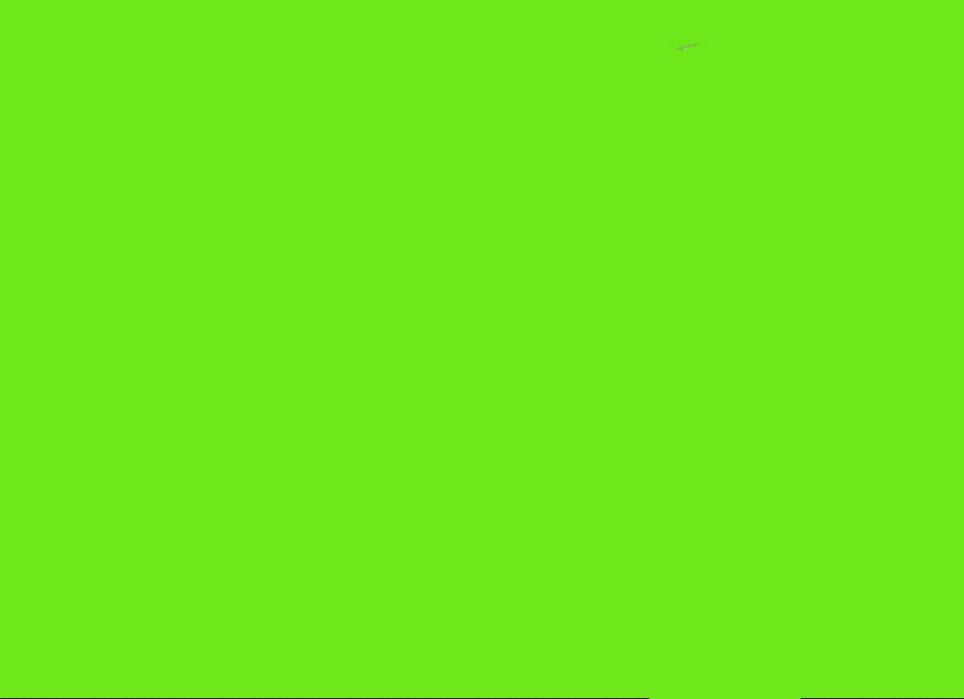
#> input picture day-3/images/bg_image1.png, 964 x 699 px
$ jupyter execute exercise2.ipynb
#> lines starting #> are read from the running program, lines starting #| are printed output that depends on the picture; after the words box and inside, x2 and y2 are one past the last pixel; in counts of white or black regions, pixels touching at a corner belong together
[cell 1]
import numpy as np
import cv2
import matplotlib.pyplot as plt

[cell 2]
bg_image1 = cv2.imread('images/bg_image1.png')
#> bg_image1 is the input picture: shape (699, 964, 3); mean B, G, R 27, 231.8, 109.9

plt.imshow(cv2.cvtColor(bg_image1, cv2.COLOR_BGR2RGB))
plt.show()

[cell 3]
bg_image2 = cv2.imread('images/bg_image2.png')
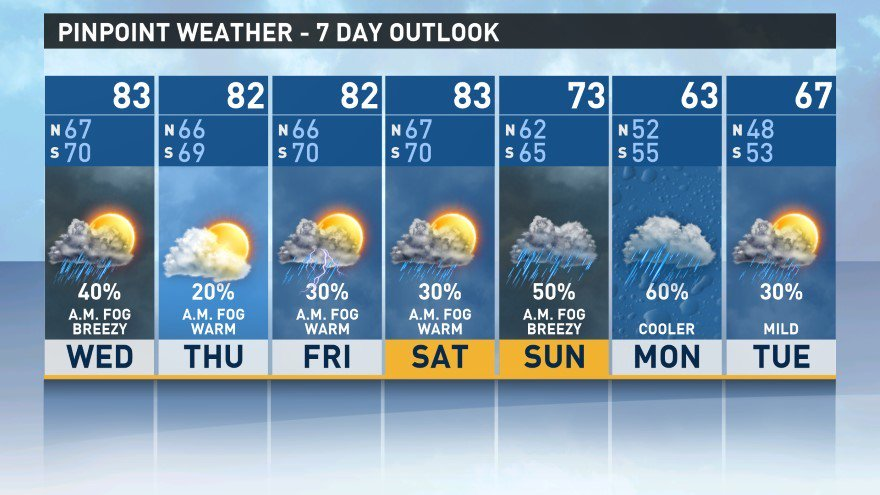
#> input picture day-3/images/bg_image2.png, 880 x 495 px
#> bg_image2 is the input picture: shape (495, 880, 3); mean B, G, R 171, 148.5, 121.3

plt.imshow(cv2.cvtColor(bg_image2, cv2.COLOR_BGR2RGB))
plt.show()

[cell 4]
ob_image = cv2.imread('images/ob_image.png')
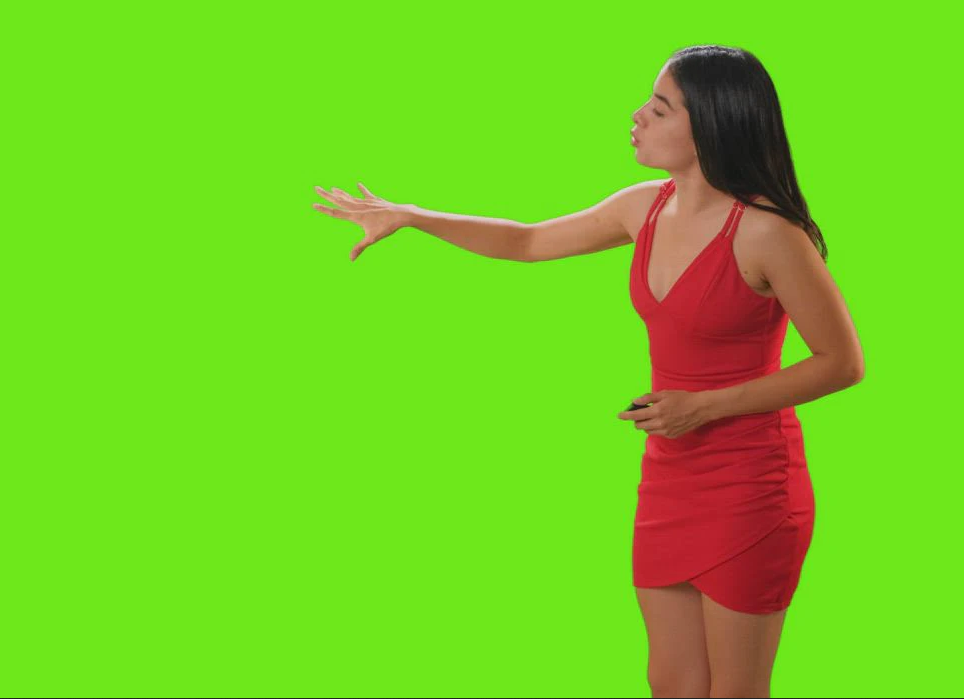
#> input picture day-3/images/ob_image.png, 964 x 699 px
#> ob_image is the input picture: shape (699, 964, 3); mean B, G, R 32.7, 203.1, 116.8

plt.imshow(cv2.cvtColor(ob_image, cv2.COLOR_BGR2RGB))
plt.show()

[cell 5]
# check if the shape of 2 images are the same
print(bg_image1.shape)
#| (699, 964, 3)
print(bg_image2.shape)
#| (495, 880, 3)
print(ob_image.shape)
#| (699, 964, 3)

[cell 6]
# create mask for person in ob_image by comparing with bg_image1
person_mask = np.zeros_like(ob_image)
alpha = 20

diff = np.abs(ob_image.astype(np.float32) - bg_image1.astype(np.float32))
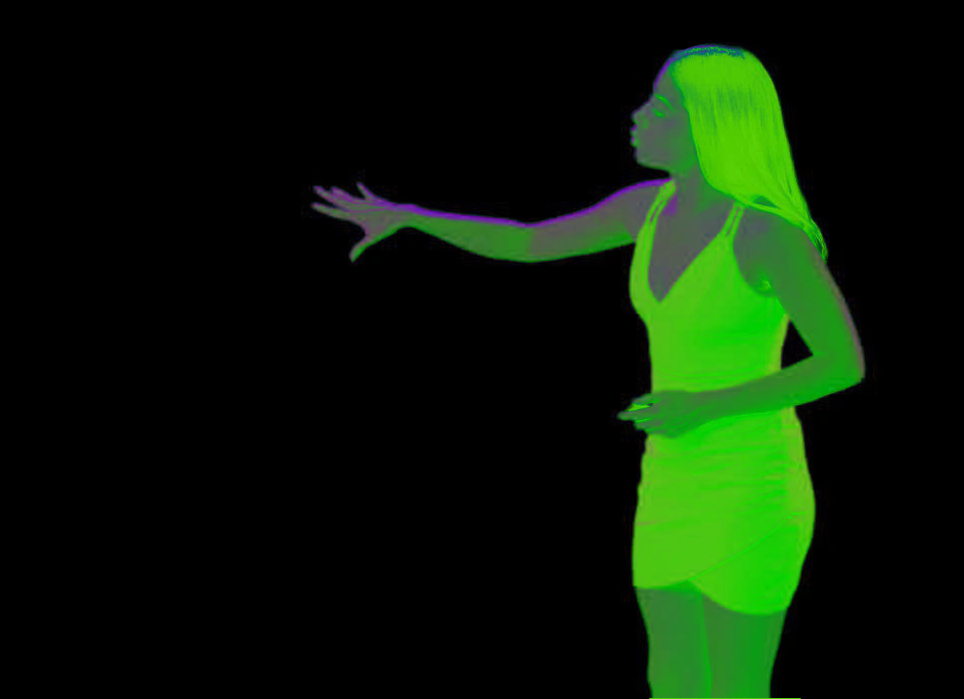
#> diff: shape (699, 964, 3) float32; mean B, G, R 5.9, 28.7, 10.1
background_pixels = np.all(diff <= alpha, axis=-1)
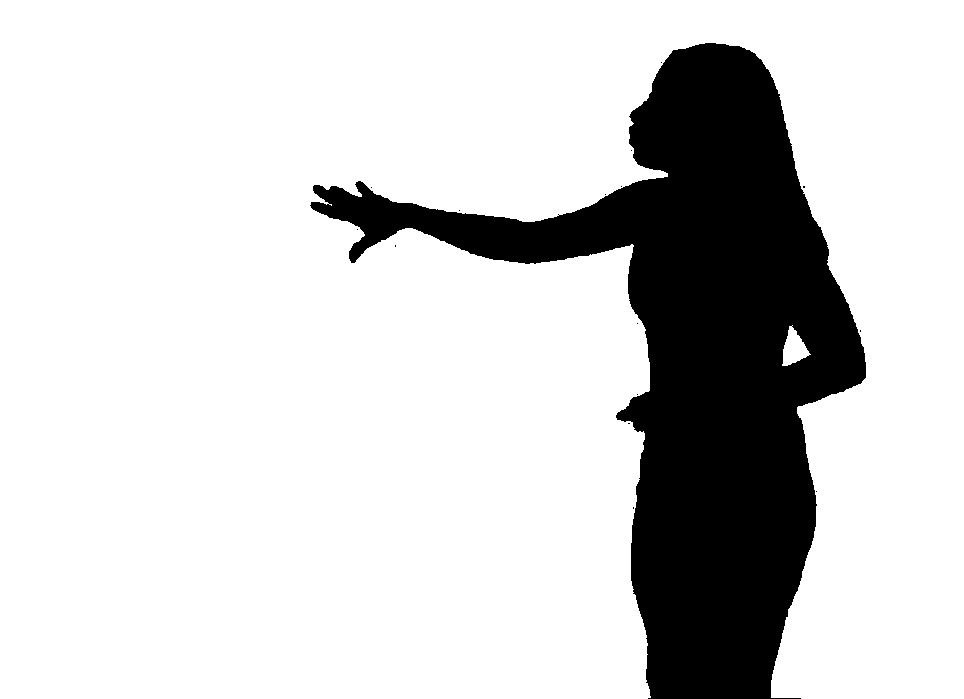
#> background_pixels: shape (699, 964) bool; 81.8% white; 16 black regions (15 under 20 px), largest, box (x1, y1, x2, y2) and area: (310, 43, 866, 699) 122444
person_pixels = ~background_pixels

person_mask[person_pixels] = ob_image[person_pixels]
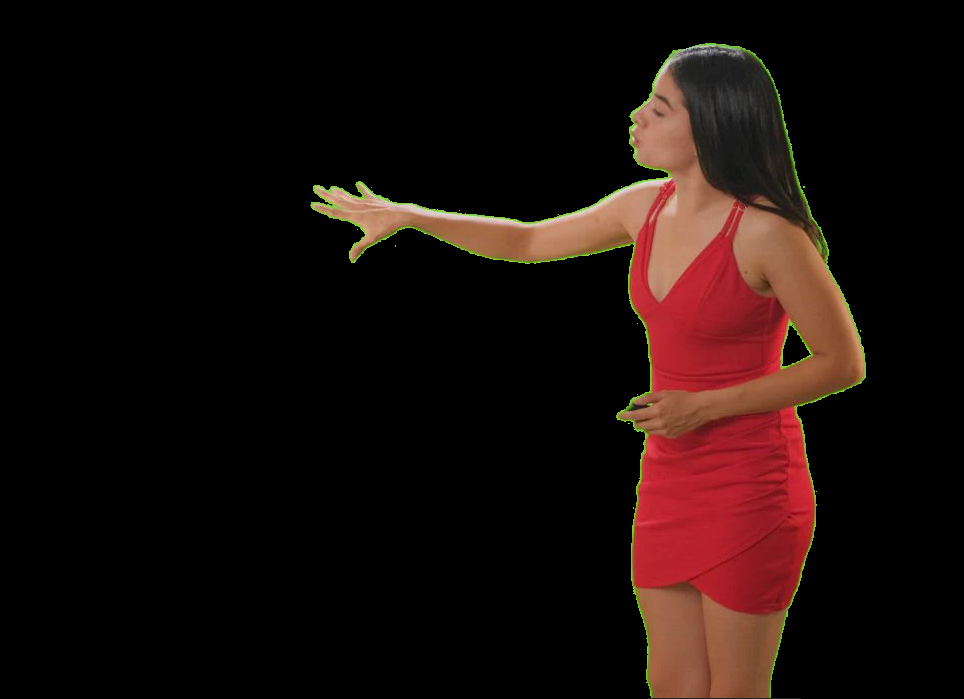
#> person_mask: shape (699, 964, 3); mean B, G, R 10.6, 13.6, 26.9

plt.imshow(cv2.cvtColor(person_mask, cv2.COLOR_BGR2RGB))
plt.show()

[cell 7]
# copy person from ob_image to bg_image2 without resizing
result_image = bg_image2.copy()

bg_h, bg_w = result_image.shape[:2]
#> bg_h = 495; bg_w = 880
ob_h, ob_w = ob_image.shape[:2]
#> ob_h = 699; ob_w = 964

h = min(bg_h, ob_h)
#> h = 495
w = min(bg_w, ob_w)
#> w = 880

bg_y = (bg_h - h) // 2
#> bg_y = 0
bg_x = (bg_w - w) // 2
#> bg_x = 0
ob_y = (ob_h - h) // 2
#> ob_y = 102
ob_x = (ob_w - w) // 2
#> ob_x = 42

ob_crop = ob_image[ob_y:ob_y + h, ob_x:ob_x + w]
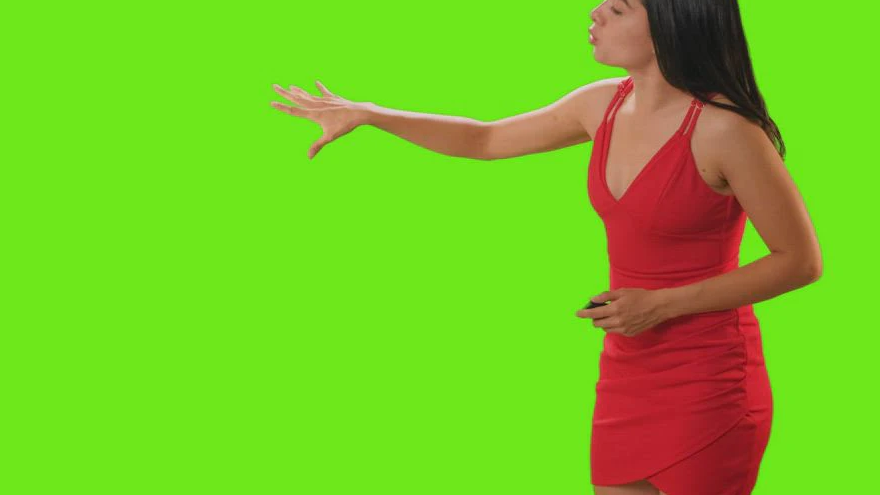
#> ob_crop: shape (495, 880, 3); mean B, G, R 34.4, 194.5, 120.1
person_crop = person_pixels[ob_y:ob_y + h, ob_x:ob_x + w]
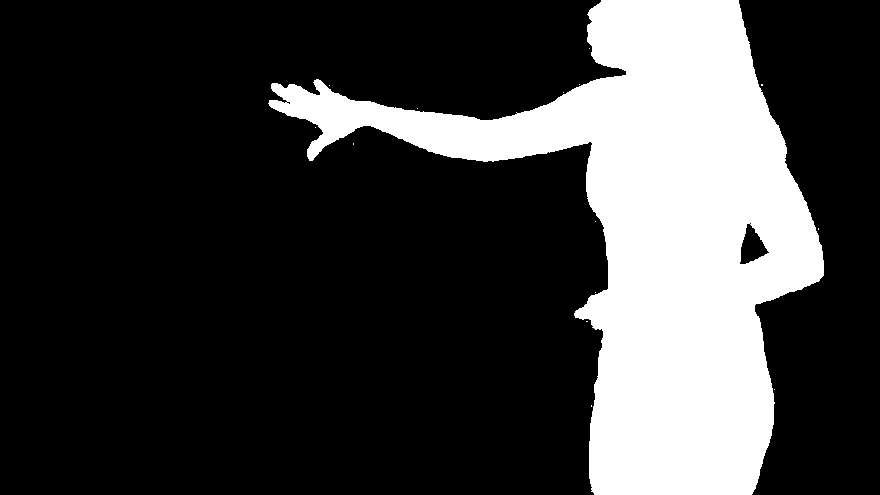
#> person_crop: shape (495, 880) bool; 23.6% white; 15 white regions (14 under 20 px), largest, box (x1, y1, x2, y2) and area: (268, 0, 824, 495) 102572
result_crop = result_image[bg_y:bg_y + h, bg_x:bg_x + w]

result_crop[person_crop] = ob_crop[person_crop]
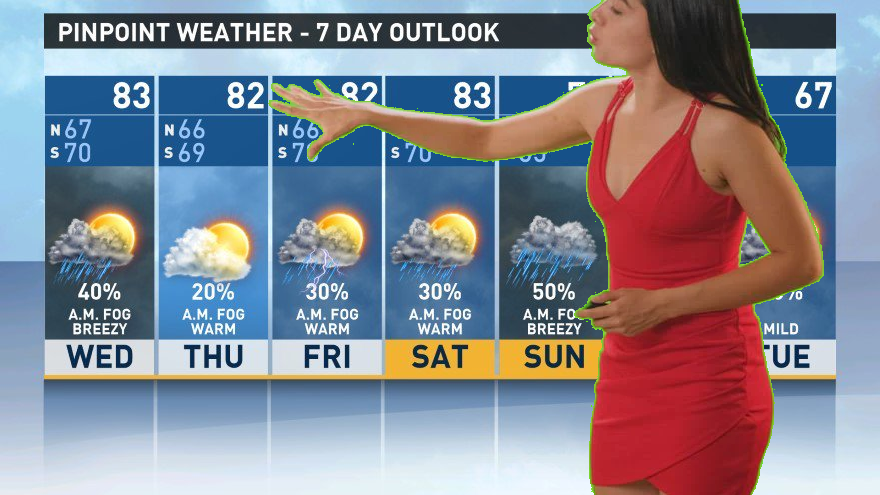
#> result_crop: shape (495, 880, 3); mean B, G, R 146, 134.1, 133.9

plt.imshow(cv2.cvtColor(result_image, cv2.COLOR_BGR2RGB))
plt.show()
